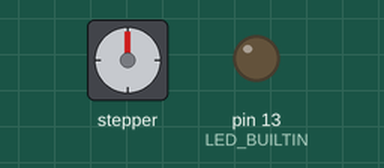
Simulated run of this sketch. Board: Arduino Mega 2560, built with avr-gcc and run on an emulated ATmega2560. Parts: stepper motor, output pins drawn as LEDs (lit = HIGH). Wiring (inferred from the names in the program): stepper motor driver (200 steps per turn assumed): step pin 5; direction pin 22; enable pin 28. Pins used as bus, display or sensor lines are not drawn.

Above: at 0.05 s.
At 0.4 s:
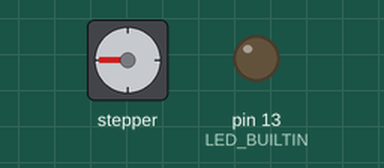
At 1.45 s:
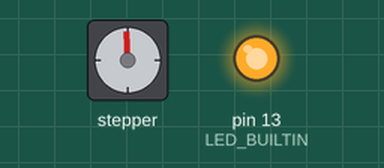
At 2.75 s:
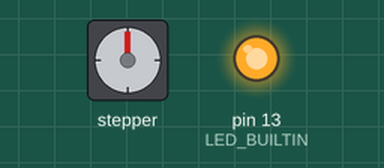
Timing chart, 0 to 6.5 s (numbered marks = the images above):
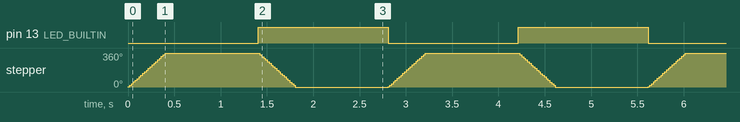

Measured:
- by itself, pin 13 (LED_BUILTIN): alternates HIGH for 1.4 s and LOW for 1.4 s
- by itself, stepper: turns 360° clockwise in 0.40 s, then 360° counter-clockwise in 0.40 s, repeating every 2.8 s

The sketch:

motor.ino
```cpp
// Test file to move motor back and forth

// Defines pins numbers. Change to your appropriate pins
const int stepPin = 5;
const int dirPin = 22;
const int enPin = 28;

void setup() {

  // Sets the two pins as Outputs
  pinMode(stepPin,OUTPUT);
  pinMode(dirPin,OUTPUT);
  pinMode(enPin,OUTPUT);
  digitalWrite(enPin,LOW);

  pinMode(LED_BUILTIN, OUTPUT);

  Serial.begin(9600);
}

void loop() {

  digitalWrite(dirPin,HIGH); // Enables the motor to move in a particular direction
  // Makes 200 pulses for making one full cycle rotation
  for(int x = 0; x < 200; x++) {
    digitalWrite(stepPin,HIGH);
    delay(1);
    digitalWrite(stepPin,LOW);
    delay(1);
  }
  delay(1000); // One second delay
  digitalWrite(LED_BUILTIN, HIGH);

  digitalWrite(dirPin,LOW); //Changes the rotations direction
  // Makes 200 pulses for making one full cycle rotation
  for(int x = 0; x < 200; x++) {
    digitalWrite(stepPin,HIGH);
    delay(1);
    digitalWrite(stepPin,LOW);
    delay(1);
  }
  delay(1000);
  digitalWrite(LED_BUILTIN, LOW);
}
```
